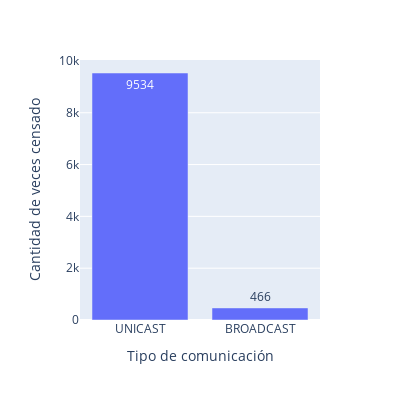

Here is the notebook cell this chart was saved with:
### Code cell
# Cuento cuantas apariciones hay según el tipo de comunicación
segunDestinatario = [["UNICAST", "BROADCAST"],[0 , 0]]

for i in range(len(nombresDeSimbolos)):
    if ("UNICAST" in nombresDeSimbolos[i]):
        segunDestinatario[1][0] = segunDestinatario[1][0] + df.iat[0,i]
    if ("BROADCAST" in nombresDeSimbolos[i]):        
        segunDestinatario[1][1] = segunDestinatario[1][1] + df.iat[0,i]

# Hago el gráfico
destinatario = segunDestinatario[0]
cantidad = segunDestinatario[1]

fig = px.bar(
    x= destinatario, 
    y= cantidad,
    labels={
            "x": "Tipo de comunicación",
            "y": "Cantidad de veces censado",
                    },
    height= 400,
    width= 400,
    text_auto=True)
fig.show()

### Figure 1 — Plotly figure (JSON) as saved in the notebook; plotly's stock layout.template omitted (floating-point values rounded to 4 significant figures)
{"data": [{"alignmentgroup": "True", "hovertemplate": "Tipo de comunicación=%{x}<br>Cantidad de veces censado=%{y}<extra></extra>", "legendgroup": "", "marker": {"color": "#636efa", "pattern": {"shape": ""}}, "name": "", "offsetgroup": "", "orientation": "v", "showlegend": false, "textposition": "auto", "texttemplate": "%{y}", "type": "bar", "x": ["UNICAST", "BROADCAST"], "xaxis": "x", "y": [9534, 466], "yaxis": "y"}], "layout": {"barmode": "relative", "height": 400, "legend": {"tracegroupgap": 0}, "margin": {"t": 60}, "width": 400, "xaxis": {"anchor": "y", "domain": [0, 1], "title": {"text": "Tipo de comunicación"}}, "yaxis": {"anchor": "x", "domain": [0, 1], "title": {"text": "Cantidad de veces censado"}}}}
